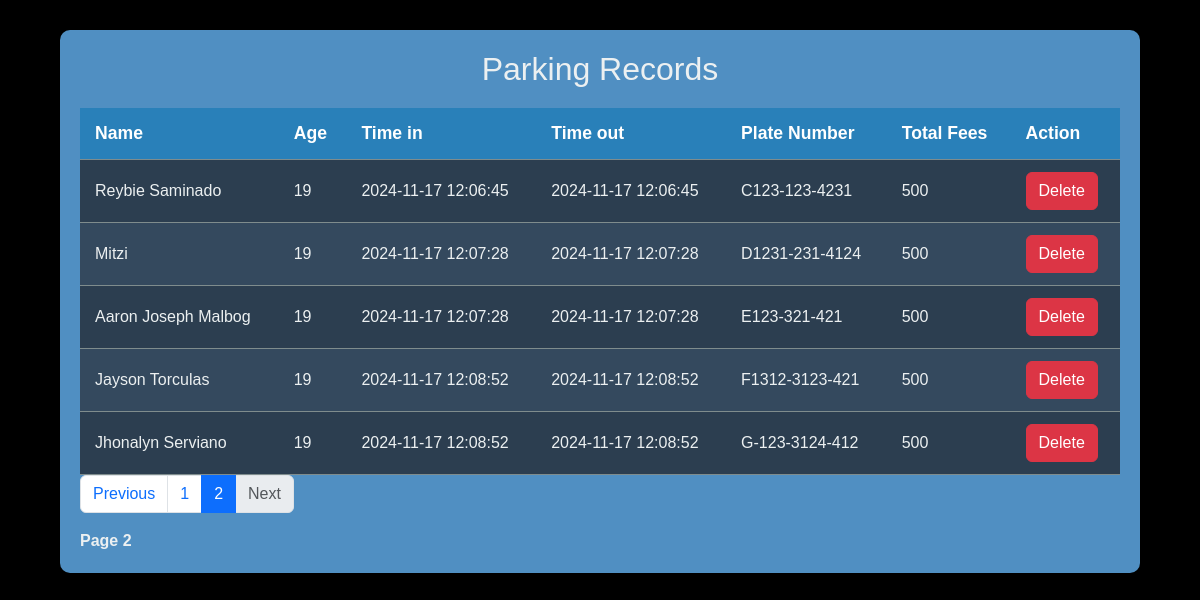
Page /?page_no=2 on the committed database.
### tables this page shows
CREATE TABLE `historytable` (
  `id` int(11) NOT NULL,
  `name` varchar(50) NOT NULL,
  `age` int(50) NOT NULL,
  `time_in` datetime NOT NULL,
  `time_out` datetime NOT NULL,
  `plate_number` varchar(50) NOT NULL,
  `total_fees` int(50) NOT NULL
);

### index.php (the view, shortened to what this page needs)
<?php
 require_once ('connection.php');
if(isset($_GET['page_no']) && $_GET['page_no'] != "") {
    $page_no = $_GET['page_no'];
} else {
    $page_no = 1;
}
$total_rows_per_record = 5;
$offset = ($page_no - 1) * $total_rows_per_record;
$previous_page = $page_no - 1;
$next_page = $page_no + 1;
$result_count = mysqli_query($conn, "SELECT COUNT(*) as total_records FROM historytable");
$records = mysqli_fetch_array($result_count);
$total_records = $records['total_records'];
$total_no_of_pages = ceil($total_records / $total_rows_per_record);
$query = "SELECT * FROM historytable LIMIT $offset, $total_rows_per_record";
$result = mysqli_query($conn, $query);
?>
<!DOCTYPE html>
<html lang="en">
<head>
    <link href="https://cdn.jsdelivr.net/npm/bootstrap@5.3.3/dist/css/bootstrap.min.css"
    rel="stylesheet"
>
    <link rel="stylesheet" href="css/style.css">
</head>
<body>
<div class="history">
    <h1>Parking Records</h1>
    <table  >
        <thead>
            <tr>
                <th>Name</th>
                <th>Age</th>
                <th>Time in</th>
                <th>Time out</th>
                <th>Plate Number</th>
                <th>Total Fees</th>
                <th>Action</th>
            </tr>
        </thead>
        <tbody>
        <?php
            if ($result->num_rows > 0) {
                while($row = $result->fetch_assoc()) {
                    echo "<tr>
                            <td>" . htmlspecialchars($row['name']) . "</td>
                            <td>" . htmlspecialchars($row['age']) . "</td>
                            <td>" . htmlspecialchars($row['time_in']) . "</td>
                            <td>" . htmlspecialchars($row['time_out']) . "</td>
                            <td>" . htmlspecialchars($row['plate_number']) . "</td>
                            <td>" . htmlspecialchars($row['total_fees']) . "</td>
                            <td><button class='btn btn-danger delete-btn' data-id='" . $row['id'] . "'>Delete</button></td>
                          </tr>";
                }
            } else {
                echo "<tr><td colspan='7'>No records found.</td></tr>";
            }
        ?>
        </tbody>
    </table>
<nav aria-label="Page navigation example">
  <ul class="pagination">
    <li class="page-item <?= ($page_no <= 1) ? 'disabled' : ''; ?>">
      <a class="page-link" href="?page_no=<?= $previous_page; ?>">Previous</a>
    </li>
   <?php
      for ($i = 1; $i <= $total_no_of_pages; $i++) {
        echo "<li class='page-item " . ($page_no == $i ? "active" : "") . "'><a class='page-link' href='?page_no=$i'>$i</a></li>";
      }
    ?>
    <li class="page-item <?= ($page_no >= $total_no_of_pages) ? 'disabled' : ''; ?>">
      <a class="page-link" href="?page_no=<?= $next_page; ?>">Next</a>
    </li>
  </ul>
</nav>
<div class="pages">
    <strong>Page <?=$page_no;?></strong>
</div>
</div>
</body>
</html>

### css/style.css (style rules this page uses)
* { margin: 0; box-sizing: border-box; }
body { background-color: #000000; font-family: Arial, sans-serif; color: #ecf0f1; margin: 0; padding: 0; }
.history { width: 90%; max-width: 1200px; margin: 30px auto; padding: 20px; background-color: #508fc2; border-radius: 10px; box-shadow: 0 0 15px rgba(0, 0, 0, 0.1); }
.history h1 { text-align: center; font-size: 2rem; margin-bottom: 20px; color: #ecf0f1; }
table { width: 100%; border-collapse: collapse; }
table th, table td { padding: 12px 15px; text-align: left; border-bottom: 1px solid #7f8c8d; }
table th { background-color: #2980b9; color: white; font-size: 1.1rem; }
table tr:nth-child(even) { background-color: #34495e; }
table tr:nth-child(odd) { background-color: #2c3e50; }

### rows in the picture
historytable: name "Reybie Saminado", age "19", time_in "2024-11-17 12:06:45", time_out "2024-11-17 12:06:45", plate_number "C123-123-4231", total_fees "500"
historytable: name "Mitzi", age "19", time_in "2024-11-17 12:07:28", time_out "2024-11-17 12:07:28", plate_number "D1231-231-4124", total_fees "500"
historytable: name "Aaron Joseph Malbog", age "19", time_in "2024-11-17 12:07:28", time_out "2024-11-17 12:07:28", plate_number "E123-321-421", total_fees "500"
historytable: name "Jayson Torculas", age "19", time_in "2024-11-17 12:08:52", time_out "2024-11-17 12:08:52", plate_number "F1312-3123-421", total_fees "500"
historytable: name "Jhonalyn Serviano", age "19", time_in "2024-11-17 12:08:52", time_out "2024-11-17 12:08:52", plate_number "G-123-3124-412", total_fees "500"

### other values in the picture
$page_no "2"
